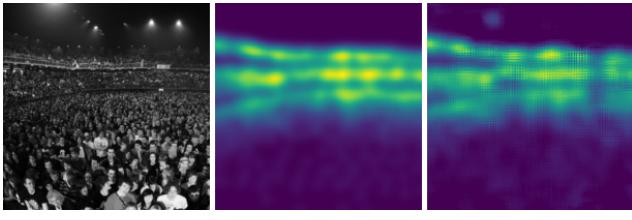
#> input picture data/examples/markdown/multicolcnn/_page_2_Picture_0.jpeg, 632 x 220 px
$ python -i edges.py   (imports and definitions only)   (older library calls are emulated)
#> lines starting #> are read from the running program, lines starting #| are printed output that depends on the picture
#> further down, picture is the input picture: shape (220, 632, 3); mean B, G, R 100.5, 73, 74.2
import math

import cv2
import numpy as np


def get_detected_lines_sobel(image):
    sobelx = cv2.Sobel(image, cv2.CV_32F, 1, 0, ksize=3)
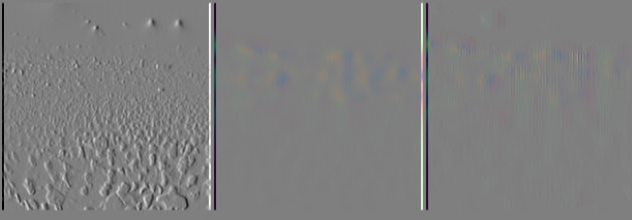
#> sobelx: shape (220, 632, 3) float32; mean B, G, R -440.1, -598.4, -592.2; drawn with min black and max white

    scaled_sobel = np.uint8(255 * sobelx / np.max(sobelx))
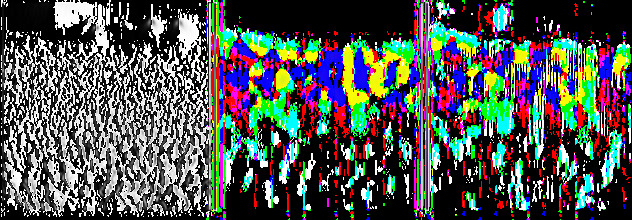
#> scaled_sobel: shape (220, 632, 3); mean B, G, R 82.4, 86, 80

    kernel = np.ones((4, 1), np.uint8)
    eroded = cv2.erode(scaled_sobel, kernel, iterations=1)
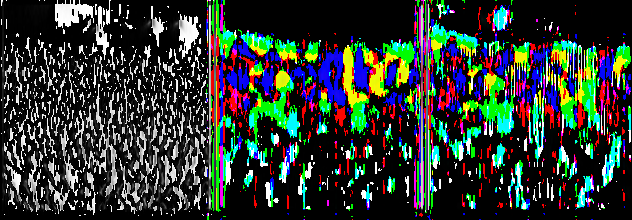
#> eroded: shape (220, 632, 3); mean B, G, R 51, 57.4, 47.4
    scaled_sobel = cv2.dilate(eroded, kernel, iterations=3)
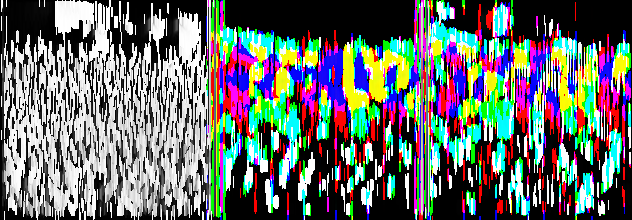
#> scaled_sobel: shape (220, 632, 3); mean B, G, R 107.5, 110, 104.2

    return scaled_sobel


def get_line_angle(x1, y1, x2, y2):
    slope = (y2 - y1) / (x2 - x1)

    angle_radians = math.atan(slope)
    angle_degrees = math.degrees(angle_radians)

    return angle_degrees


def get_detected_lines(image, slope_tol_deg=10):
    new_image = image.astype(np.float32) * 255  # Convert to 0-255 range
    new_image = get_detected_lines_sobel(new_image)
    new_image = new_image.astype(np.uint8)

    edges = cv2.Canny(new_image, 50, 200, apertureSize=3)
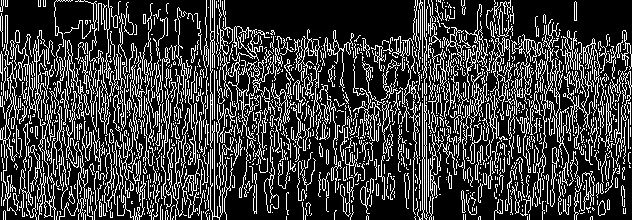
#> edges: shape (220, 632); 23.9% white in thin lines or dots

    lines = cv2.HoughLinesP(edges, 1, np.pi / 180, threshold=50, minLineLength=2, maxLineGap=100)
#> lines = 190 rows, first 6: [4, 114, 630, 103], [1, 94, 630, 83], [1, 173, 630, 107], [3, 50, 630, 50], [30, 216, 629, 99], [2, 184, 630, 73]

    line_info = []
    if lines is not None:
        for line in lines:
            x1, y1, x2, y2 = line[0]
            bbox = [x1, y1, x2, y2]

            vertical = False
            if x2 == x1:
                vertical = True
            else:
                line_angle = get_line_angle(x1, y1, x2, y2)
                if 90 - slope_tol_deg < line_angle < 90 + slope_tol_deg:
                    vertical = True
                elif -90 - slope_tol_deg < line_angle < -90 + slope_tol_deg:
                    vertical = True
            if not vertical:
                continue

            if bbox[3] < bbox[1]:
                bbox[1], bbox[3] = bbox[3], bbox[1]
            if bbox[2] < bbox[0]:
                bbox[0], bbox[2] = bbox[2], bbox[0]
            if vertical:
                line_info.append(bbox)
#> this loop made 190 passes
#> (x1, y1, x2, y2, slope in get_line_angle, angle_radians in get_line_angle, angle_degrees in get_line_angle, line_angle) on passes 1 to 12: (4, 114, 630, 103, -0.0176, -0.0176, -1.01, -1.01), (1, 94, 630, 83, -0.0175, -0.0175, -1, -1), (1, 173, 630, 107, -0.105, -0.105, -5.99, -5.99), (3, 50, 630, 50, 0, 0, 0, 0), (30, 216, 629, 99, -0.195, -0.193, -11.05, -11.05), (2, 184, 630, 73, -0.177, -0.175, -10.02, -10.02), (4, 81, 631, 59, -0.0351, -0.0351, -2.01, -2.01), (1, 51, 628, 161, 0.175, 0.174, 9.95, 9.95), (1, 177, 630, 122, -0.0874, -0.0872, -5, -5), (2, 80, 624, 190, 0.177, 0.175, 10.03, 10.03), (2, 77, 631, 55, -0.035, -0.035, -2, -2), (0, 54, 631, 54, 0, 0, 0, 0)
#> (x1, y1, x2, y2, line_angle) on passes 61 to 66: (1, 199, 628, 144, -5.01), (0, 56, 631, 56, 0), (59, 219, 628, 159, -6.02), (1, 153, 630, 131, -2), (22, 211, 630, 147, -6.01), (2, 191, 630, 136, -5.01)
    return line_info


# [59 lines left out: function get_vertical_lines, not called in this run]

>>> import cv2
>>> picture = cv2.imread('../../data/examples/markdown/multicolcnn/_page_2_Picture_0.jpeg')
>>> result = get_detected_lines(picture)
